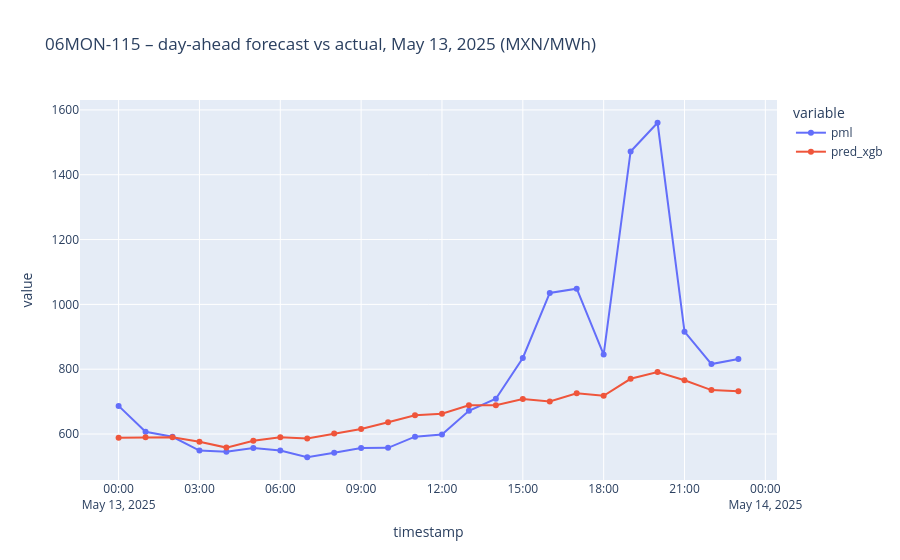

This figure's notebook cell:
### Code cell
day = view[(view["clv_nodo"] == "06MON-115") &
           (view["timestamp"] >= "2025-05-13") & (view["timestamp"] < "2025-05-14")]

px.line(day, x="timestamp", y=[TARGET, "pred_xgb"], markers=True,
        title="06MON-115 – day-ahead forecast vs actual, May 13, 2025 (MXN/MWh)")
